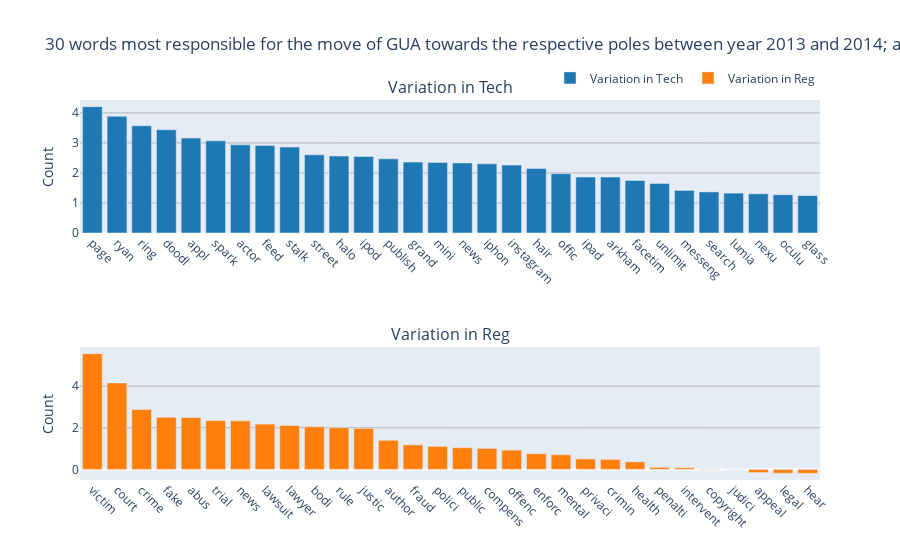

The cell this chart's notebook holds for it:
### Markdown cell above
### Plot

### Code cell
axis_variation(axis=axis, source=source, year=year, number_of_words=number_of_words, with_parliament=with_parliament)

### Figure 1 — Plotly figure (JSON) as saved in the notebook; plotly's stock layout.template omitted (floating-point values rounded to 4 significant figures)
{"data": [{"marker": {"color": "#1f77b4"}, "name": "Variation in Tech", "type": "bar", "x": ["page", "ryan", "ring", "doodl", "appl", "spark", "actor", "feed", "stalk", "street", "halo", "ipod", "publish", "grand", "mini", "news", "iphon", "instagram", "hair", "offic", "ipad", "arkham", "facetim", "unlimit", "messeng", "search", "lumia", "nexu", "oculu", "glass"], "xaxis": "x", "y": [4.209, 3.888, 3.571, 3.441, 3.163, 3.07, 2.936, 2.918, 2.861, 2.604, 2.562, 2.551, 2.471, 2.361, 2.349, 2.333, 2.305, 2.262, 2.147, 1.976, 1.863, 1.863, 1.752, 1.651, 1.419, 1.368, 1.328, 1.305, 1.275, 1.247], "yaxis": "y"}, {"marker": {"color": "#ff7f0e"}, "name": "Variation in Reg", "type": "bar", "x": ["victim", "court", "crime", "fake", "abus", "trial", "news", "lawsuit", "lawyer", "bodi", "rule", "justic", "author", "fraud", "polici", "public", "compens", "offenc", "enforc", "mental", "privaci", "crimin", "health", "penalti", "intervent", "copyright", "judici", "appeal", "legal", "hear"], "xaxis": "x2", "y": [5.564, 4.156, 2.877, 2.504, 2.495, 2.35, 2.333, 2.178, 2.11, 2.048, 2.003, 1.972, 1.399, 1.18, 1.108, 1.04, 1.008, 0.9259, 0.7545, 0.7017, 0.5045, 0.482, 0.3607, 0.09661, 0.08129, 0.01782, 0.00388, -0.1541, -0.1884, -0.1909], "yaxis": "y2"}], "layout": {"annotations": [{"font": {"size": 16}, "showarrow": false, "text": "Variation in Tech", "x": 0.5, "xanchor": "center", "xref": "paper", "y": 1.0, "yanchor": "bottom", "yref": "paper"}, {"font": {"size": 16}, "showarrow": false, "text": "Variation in Reg", "x": 0.5, "xanchor": "center", "xref": "paper", "y": 0.35, "yanchor": "bottom", "yref": "paper"}], "legend": {"orientation": "h", "x": 1, "xanchor": "right", "y": 1.02, "yanchor": "bottom"}, "showlegend": true, "title": {"text": "30 words most responsible for the move of GUA towards the respective poles between year 2013 and 2014; axis = 1"}, "xaxis": {"anchor": "y", "domain": [0, 1], "tickangle": 45, "tickfont": {"size": 12}}, "xaxis2": {"anchor": "y2", "domain": [0, 1], "tickangle": 45, "tickfont": {"size": 12}}, "yaxis": {"anchor": "x", "domain": [0.65, 1.0], "gridcolor": "gray", "gridwidth": 0.5, "showgrid": true, "title": {"text": "Count"}}, "yaxis2": {"anchor": "x2", "domain": [0, 0.35], "gridcolor": "gray", "gridwidth": 0.5, "showgrid": true, "title": {"text": "Count"}}}}
